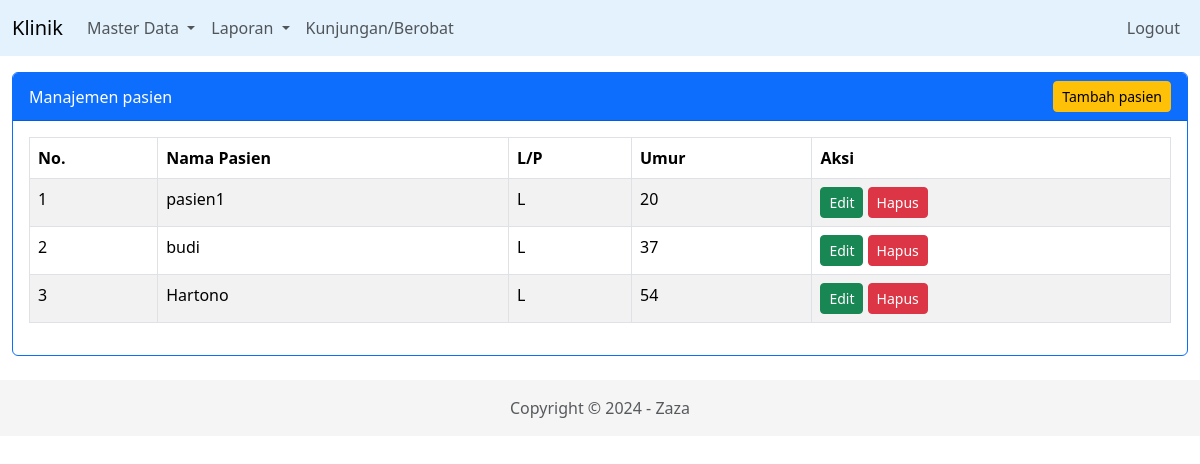
The app's page /index.php/pasien with its own data.
### tables this page shows
CREATE TABLE `pasien` (
  `id_pasien` int NOT NULL,
  `nama_pasien` varchar(40) DEFAULT NULL,
  `jenis_kelamin` enum('L','P') DEFAULT NULL,
  `umur` int DEFAULT NULL
);

### application/controllers/Pasien.php (called while the page is built, shortened)
<?php
class Pasien extends CI_Controller {
    function __construct(){
        $this->load->model('m_pasien');
    }
    public function index(){
        $data['title'] = "Manajemen pasien";
        $data['pasiens'] = $this->m_pasien->tampil_data()->result_array();
        $this->load->view('v_header', $data);
        $this->load->view('pasien/v_data', $data);
        $this->load->view('v_footer');
    }
}

### index.php (called while the page is built, shortened)
<?php
require_once BASEPATH.'core/CodeIgniter.php';

### application/models/m_pasien.php (called while the page is built, shortened)
<?php
class m_pasien extends CI_Model{
    function tampil_data(){
        return $this->db->get('pasien');
    }
}

### application/views/pasien/v_data.php (the view)
<section class="konten mt-2">
    <div class="container-fluid">
        <div class="card border-primary">
            <div class="card-header bg-primary text-white d-flex justify-content-between align-items-center">
                <span><?= $title; ?></span>
                <a href="<?= base_url('pasien/tambah') ?>" class="btn btn-warning btn-sm">Tambah pasien</a>
            </div>
            <div class="card-body">
                <div class="table-responsive">
                    <table class="table table-bordered table-striped">
                        <thead>
                            <tr>
                                <th>No.</th>
                                <th>Nama Pasien</th>
                                <th>L/P</th>
                                <th>Umur</th>
                                <th>Aksi</th>
                            </tr>
                        </thead>
                        <tbody>
                            <?php $no = 1; foreach($pasiens as $us){?>
                                <tr>
                                    <td><?= $no ?></td>
                                    <td><?= $us['nama_pasien'] ?></td>
                                    <td><?= $us['jenis_kelamin'] ?></td>
                                    <td><?= $us['umur'] ?></td>
                                    <td>
                                        <a href="<?= base_url(). 'pasien/edit/'.$us['id_pasien'] ?>" class="btn btn-success btn-sm">Edit</a>
                                        <a href="<?= base_url(). 'pasien/hapus/'.$us['id_pasien'] ?>" onClick="return confrim('Yakin ingin menghapus ini?')" class="btn btn-danger btn-sm">Hapus</a>
                                    </td>
                                </tr>
                            <?php $no++; }?>
                        </tbody>
                    </table>
                </div>
            </div>
        </div>
    </div>
</section>

### records on screen
pasien: nama_pasien "pasien1", jenis_kelamin "L", umur "20"
pasien: nama_pasien "budi", jenis_kelamin "L", umur "37"
pasien: nama_pasien "Hartono", jenis_kelamin "L", umur "54"

### other values on screen
$title "Manajemen pasien"
